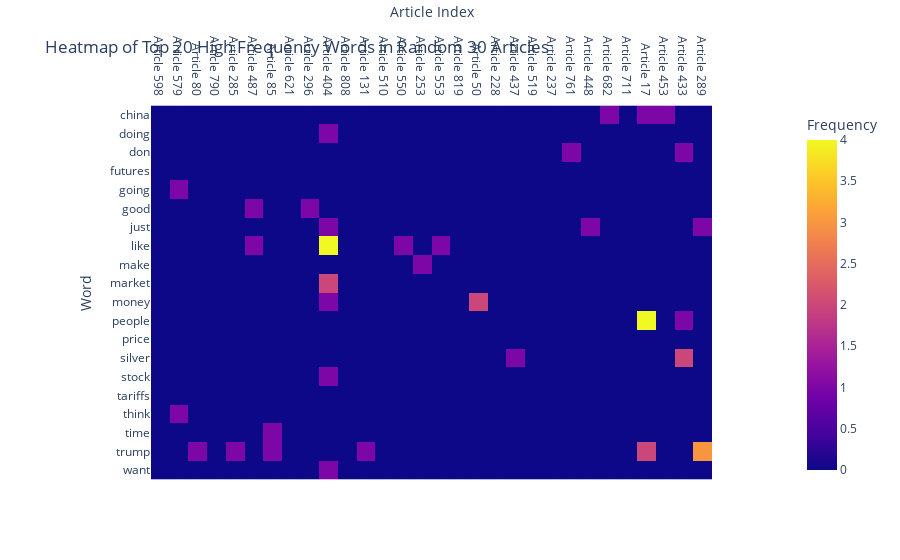

Write notebook code for a chart like this one.
### Code cell
# Heat map of random 30 articles and their top 20 high frequency words
import plotly.express as px
import random
random_indices = random.sample(range(X_vectorized_df.shape[0]), 30)
fig = px.imshow(X_vectorized_df.iloc[random_indices].T, 
                labels=dict(x="Article Index", y="Word", color="Frequency"),
                x=[f"Article {idx}" for idx in random_indices],
                y=X_vectorized_df.columns,
                title="Heatmap of Top 20 High Frequency Words in Random 30 Articles")
fig.update_xaxes(side="top")
fig.show()

### Figure 1 — Plotly figure (JSON) as saved in the notebook; plotly's stock layout.template omitted (floating-point values rounded to 4 significant figures; data arrays with more than 128 entries replaced by an {"elided": "..."} marker saying what was removed)
{"data": [{"coloraxis": "coloraxis", "hovertemplate": "Article Index: %{x}<br>Word: %{y}<br>Frequency: %{z}<extra></extra>", "name": "0", "type": "heatmap", "x": ["Article 598", "Article 579", "Article 80", "Article 790", "Article 285", "Article 487", "Article 85", "Article 621", "Article 296", "Article 404", "Article 808", "Article 131", "Article 510", "Article 550", "Article 253", "Article 553", "Article 819", "Article 50", "Article 228", "Article 437", "Article 519", "Article 237", "Article 761", "Article 448", "Article 682", "Article 711", "Article 17", "Article 453", "Article 433", "Article 289"], "xaxis": "x", "y": ["china", "doing", "don", "futures", "going", "good", "just", "like", "make", "market", "money", "people", "price", "silver", "stock", "tariffs", "think", "time", "trump", "want"], "yaxis": "y", "z": {"elided": "20x30 int values"}}], "layout": {"coloraxis": {"colorbar": {"title": {"text": "Frequency"}}, "colorscale": [[0, "#0d0887"], [0.1111, "#46039f"], [0.2222, "#7201a8"], [0.3333, "#9c179e"], [0.4444, "#bd3786"], [0.5556, "#d8576b"], [0.6667, "#ed7953"], [0.7778, "#fb9f3a"], [0.8889, "#fdca26"], [1, "#f0f921"]]}, "title": {"text": "Heatmap of Top 20 High Frequency Words in Random 30 Articles"}, "xaxis": {"anchor": "y", "constrain": "domain", "domain": [0, 1], "scaleanchor": "y", "side": "top", "title": {"text": "Article Index"}}, "yaxis": {"anchor": "x", "autorange": "reversed", "constrain": "domain", "domain": [0, 1], "title": {"text": "Word"}}}}
